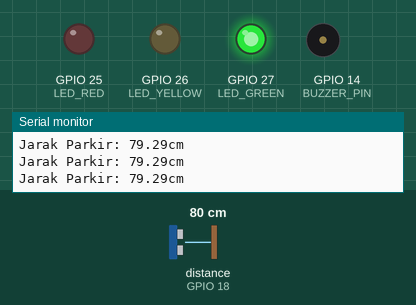
The sketch below on a simulated ESP32. Shown: output pins drawn as LEDs (lit = HIGH), buzzer (waves = sounding), the last lines printed to the serial monitor. Wiring (inferred from the names in the program): ultrasonic range finder: trigger GPIO 5; echo GPIO 18. Inputs (shaded band) come from the test bench; at power-on: distance to the obstacle (sensor on GPIO 18) 80 cm. The echo pulse lasts 58.3 µs per cm; pins used as bus, display or sensor lines are not drawn.

Above: at 1.2 s.
1.3 s: distance to the obstacle (sensor on GPIO 18) set to 65 cm
2.8 s: distance to the obstacle (sensor on GPIO 18) set to 57 cm
At 3.33 s:
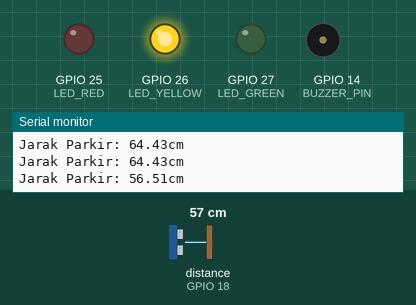
5.8 s: distance to the obstacle (sensor on GPIO 18) set to 34 cm
8.8 s: distance to the obstacle (sensor on GPIO 18) set to 29 cm
At 9.46 s:
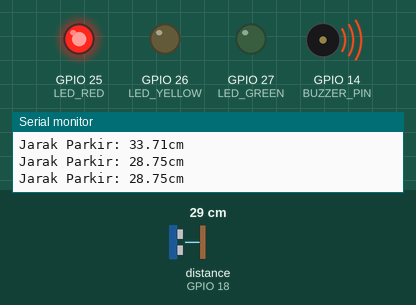
11.8 s: distance to the obstacle (sensor on GPIO 18) set to 35 cm
At 12.2 s:
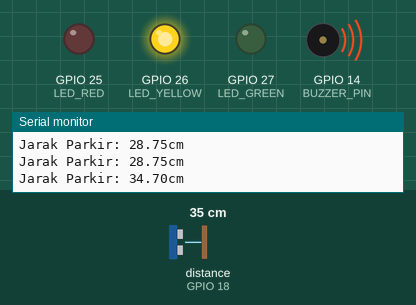
14.8 s: distance to the obstacle (sensor on GPIO 18) set to 2 cm
At 15.15 s:
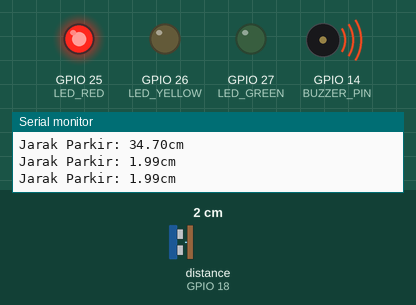
Timing chart, 0 to 18.8 s (numbered marks = the images above; inputs shaded):
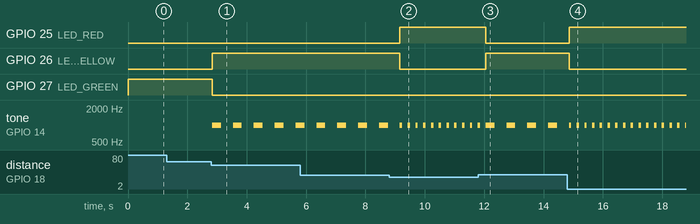

The sketch:

Sketch.ino
```cpp
// Definisi Pin Komponen
const int TRIG_PIN = 5;      // Pin TRIG Sensor Ultrasonik
const int ECHO_PIN = 18;     // Pin ECHO Sensor Ultrasonik

const int LED_RED = 25;      // LED Merah (Sangat Dekat / Bahaya)
const int LED_YELLOW = 26;   // LED Kuning (Hati-hati)
const int LED_GREEN = 27;    // LED Hijau (Aman)
const int BUZZER_PIN = 14;   // Pin Buzzer

long duration;
float distance;

void setup() {
  Serial.begin(115200);

  // Konfigurasi Mode Pin
  pinMode(TRIG_PIN, OUTPUT);
  pinMode(ECHO_PIN, INPUT);

  pinMode(LED_RED, OUTPUT);
  pinMode(LED_YELLOW, OUTPUT);
  pinMode(LED_GREEN, OUTPUT);
  pinMode(BUZZER_PIN, OUTPUT);
}

void loop() {
  // Mengirimkan sinyal ultrasonik
  digitalWrite(TRIG_PIN, LOW);
  delayMicroseconds(2);
  digitalWrite(TRIG_PIN, HIGH);
  delayMicroseconds(10);
  digitalWrite(TRIG_PIN, LOW);

  // Membaca waktu pantulan sinyal
  duration = pulseIn(ECHO_PIN, HIGH);

  // Menghitung jarak dalam satuan centimeter (cm)
  distance = duration * 0.034 / 2;

  // Menampilkan jarak pada Serial Monitor Wokwi
  Serial.print("Jarak Parkir: ");
  Serial.print(distance);
  Serial.println("cm ");

  // LOGIKA KONDISI :

  // KONDISI 1: Jarak > 60 cm (AMAN)
  if (distance > 60) {
    digitalWrite(LED_GREEN, HIGH);
    digitalWrite(LED_YELLOW, LOW);
    digitalWrite(LED_RED, LOW);

    noTone(BUZZER_PIN); // Buzzer mati
  }
  // KONDISI 2: Jarak 30 cm - 60 cm (HATI-HATI)
  else if (distance >= 30 && distance <= 60) {
    digitalWrite(LED_GREEN, LOW);
    digitalWrite(LED_YELLOW, HIGH);
    digitalWrite(LED_RED, LOW);

    // Buzzer berbunyi lambat
    tone(BUZZER_PIN, 1000);
    delay(300);
    noTone(BUZZER_PIN);
    delay(300);
  }
  // KONDISI 3: Jarak < 30 cm (BAHAYA / STOP!)
  else if (distance < 30) {
    digitalWrite(LED_GREEN, LOW);
    digitalWrite(LED_YELLOW, LOW);
    digitalWrite(LED_RED, HIGH);

    // Buzzer berbunyi cepat / terus-menerus
    tone(BUZZER_PIN, 1000);
    delay(80);
    noTone(BUZZER_PIN);
    delay(80);
  }

  delay(100);
}
```

Measured:
- the behaviour switches between 61 and 60 cm on distance to the obstacle (sensor on GPIO 18) (found by bisection; images 0 and 1)
- the behaviour switches between 31 and 30 cm on distance to the obstacle (sensor on GPIO 18) (found by bisection; images 1 and 2)
- after the input at 2.8 s, GPIO 26 (LED_YELLOW): LOW → HIGH at once; GPIO 27 (LED_GREEN): HIGH → LOW at once; tone on GPIO 14 (BUZZER_PIN): alternates 1000 Hz for 0.30 s and silent for 0.40 s, starting at once
- after the input at 8.8 s, GPIO 25 (LED_RED): LOW → HIGH after 0.36 s; GPIO 26 (LED_YELLOW): HIGH → LOW after 0.36 s; tone on GPIO 14 (BUZZER_PIN): alternates 1000 Hz for 0.08 s and silent for 0.18 s, starting after 0.44 s
- after the input at 11.8 s, GPIO 25 (LED_RED): HIGH → LOW after 0.25 s; GPIO 26 (LED_YELLOW): LOW → HIGH after 0.25 s
- after the input at 14.8 s, GPIO 25 (LED_RED): LOW → HIGH after 0.06 s; GPIO 26 (LED_YELLOW): HIGH → LOW after 0.06 s; tone on GPIO 14 (BUZZER_PIN): alternates 1000 Hz for 0.08 s and silent for 0.18 s, starting after 0.14 s
